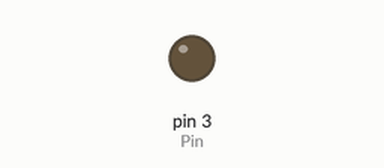
The sketch below on a simulated Arduino Uno, built with avr-gcc and run on an emulated ATmega328P. On the bench: output pins drawn as LEDs (lit = HIGH).

Above: at 0.05 s.
At 2.05 s:
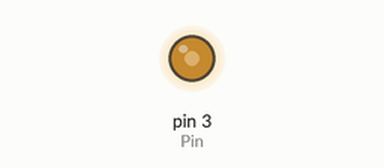
At 4.0 s:
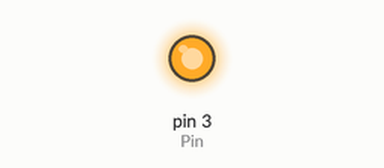
Timing chart, 0 to 5.2 s (numbered marks = the images above):
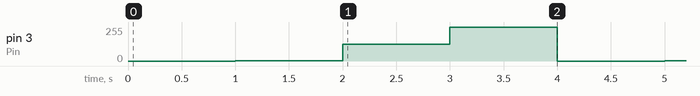

The sketch:

HW_5_LED_Brightness_Modes.ino
```cpp
int Pin=3;
int off=0;
int dim=1;
int med=127;
int hi=255;
int D=1000;

void setup() {
  // put your setup code here, to run once:
pinMode(Pin,OUTPUT);
}

void loop() {
  // put your main code here, to run repeatedly:
analogWrite(Pin,off);
delay(D);

analogWrite(Pin,dim);
delay(D);

analogWrite(Pin,med);
delay(D);

analogWrite(Pin,hi);
delay(D);
}
```

Measured:
- by itself, pin 3 (Pin): repeats every 4.0 s: 127/255 1.0 s, 255/255 1.0 s, 0/255 1.0 s, 1/255 1.0 s
